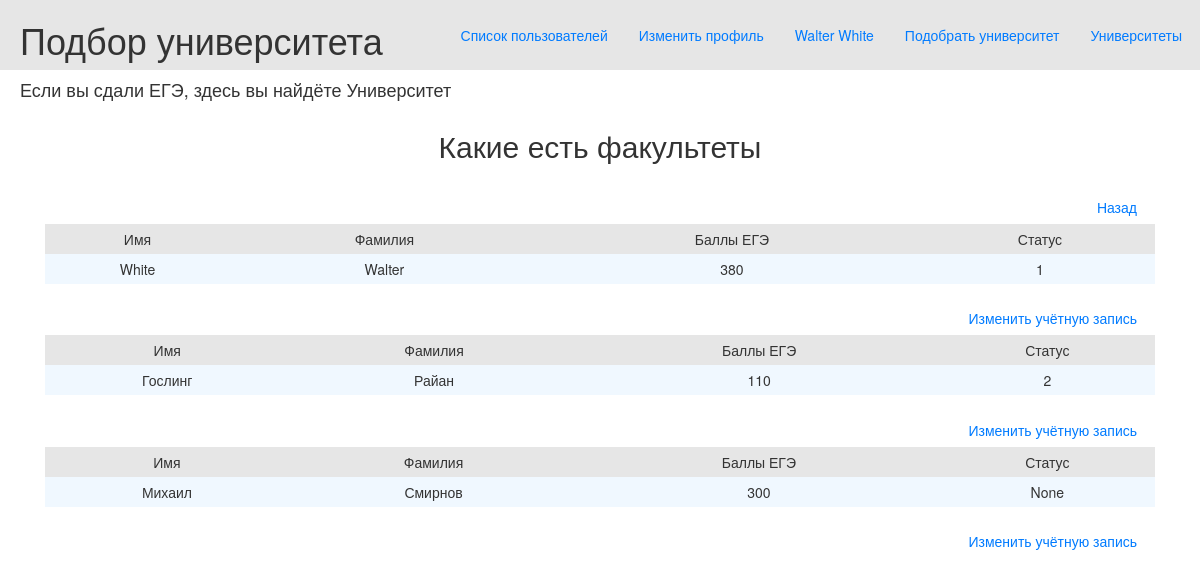
The page /users_list (signed in) on the database as committed earlier.
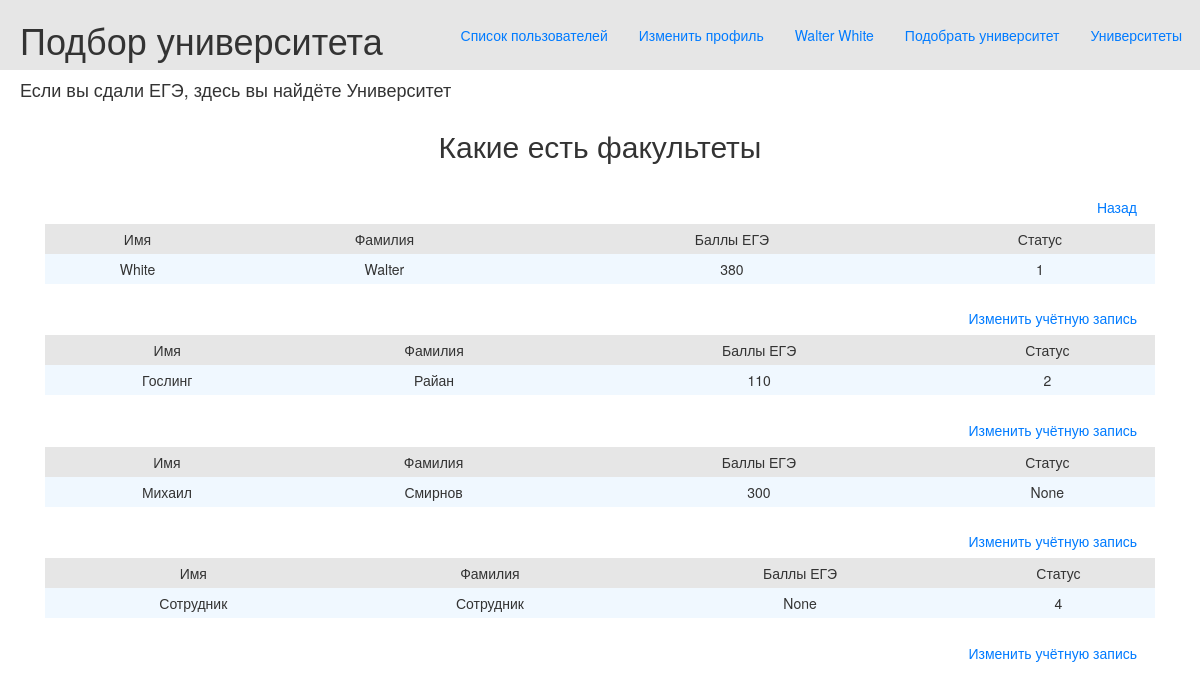
The same page on the database as committed later.
### data/users.py (models this page shows, shortened)
class User(SqlAlchemyBase, UserMixin, SerializerMixin):
    __tablename__ = 'users'
    id = sqlalchemy.Column(sqlalchemy.Integer,
                           primary_key=True, autoincrement=True)
    surname = sqlalchemy.Column(sqlalchemy.String, nullable=True)
    name = sqlalchemy.Column(sqlalchemy.String, nullable=True)
    email = sqlalchemy.Column(sqlalchemy.String,
                              index=True, unique=True, nullable=True)
    password = sqlalchemy.Column(sqlalchemy.String, nullable=True)
    modified_date = sqlalchemy.Column(sqlalchemy.DateTime,
                                      default=datetime.datetime.now)
    address = sqlalchemy.Column(sqlalchemy.String, nullable=True)
    min_ege_score = sqlalchemy.Column(sqlalchemy.Integer, nullable=True)
    type = sqlalchemy.Column(sqlalchemy.Integer, nullable=True)

### main.py (the view)
@app.route('/users_list', methods=['GET', 'POST'])
@login_required
def users_list():
    users = db_sess.query(User).all()
    type = db_sess.query(Type).all()
    return render_template('users.html', title='Журнал факультетов', users=users, type=type)

### data/db_session.py (called while the page is built)
def create_session() -> Session:
    global __factory
    return __factory()

### main.py (called while the page is built)
@login_manager.user_loader
def load_user(user_id: int):
    db_sess = db_session.create_session()
    return db_sess.query(User).get(user_id)

### templates/users.html
{% extends 'base.html' %}
{% block content %}
    <h2 align="center">Какие есть факультеты</h2>
    <a class="btn btn-outline-primary" href="http://localhost:5000/">Назад</a>
    {% for user in users %}
        <table class="tbl">
            <tr class="mn">
                <td>Имя</td>
                <td>Фамилия</td>
                <td>Баллы ЕГЭ</td>
                <td>Статус</td>
            </tr>
            <tr>
                <td>{{ user.name }}</td>
                <td>{{ user.surname }}</td>
                <td>{{ user.min_ege_score }}</td>
                <td>{{ user.type }}</td>
            </tr>
        </table>
    <a class="btn btn-outline-primary" href="http://localhost:5000/user/{{ user.id }}">Изменить учётную запись</a>
    {% endfor %}
{% endblock %}

### templates/base.html (shortened to what this page needs)
<!doctype html>
<html lang="en">
<head>
    <link rel="stylesheet"
          href="https://stackpath.bootstrapcdn.com/bootstrap/4.4.1/css/bootstrap.min.css"
>
    <link rel="stylesheet" type="text/css" href="/static/css/style.css">
    <link rel="stylesheet"
        type="text/css"
        href="https://maxcdn.bootstrapcdn.com/bootstrap/3.3.5/css/bootstrap-theme.min.css">
    <link rel="stylesheet"
        type="text/css"
        href="https://maxcdn.bootstrapcdn.com/bootstrap/3.3.5/css/bootstrap.min.css">
</head>
<body>
<div class="first_line">
    <h1 class="first_line_content">Подбор университета</h1>
    <a class="btn btn-outline-primary" href="http://localhost:5000/">Университеты</a>
    <a class="btn btn-outline-primary" href="http://localhost:5000/select_universities">Подобрать университет</a>
    {% if current_user.is_authenticated %}
        <a class="btn btn-outline-primary" href="http://localhost:5000/logout">{{ current_user.surname }} {{ current_user.name }}</a>
        <a class="btn btn-outline-primary" href="http://localhost:5000/user/{{ current_user.id }}">Изменить профиль</a>
    {% else %}
        <a class="btn btn-outline-primary" href="http://localhost:5000/register">Зарегистрироваться</a>
        <a class="btn btn-outline-primary" href="http://localhost:5000/login">Войти</a>
    {% endif %}
    {% if current_user.is_authenticated and current_user.type == 1 %}
    <a class="btn btn-outline-primary" href="http://localhost:5000/users_list">Список пользователей</a>
    {% endif %}
</div>
<h4>Если вы сдали ЕГЭ, здесь вы найдёте Университет</h4>
<main role="main" class="container">
    {% block content %}{% endblock %}
</main>
</body>
</html>

### static/css/style.css (style rules this page uses)
h4 { padding-left: 20px; color: #e6e6e6; }
tr.mn { text-align: center; background-color: #e6e6e6; }
.tbl { width: 100%; text-align: center; background-color: aliceblue; line-height: 30px; }
.first_line { padding-left: 20px; background-color: #e6e6e6 }
a { display: inline-block; float: right; margin-right: 5px; margin-top: 1.25em; }
.first_line_content { display: inline-block; }

Rows that differ between the two databases and show on the page:
added User: name "Сотрудник", surname "Сотрудник", min_ege_score "None", type "4"
